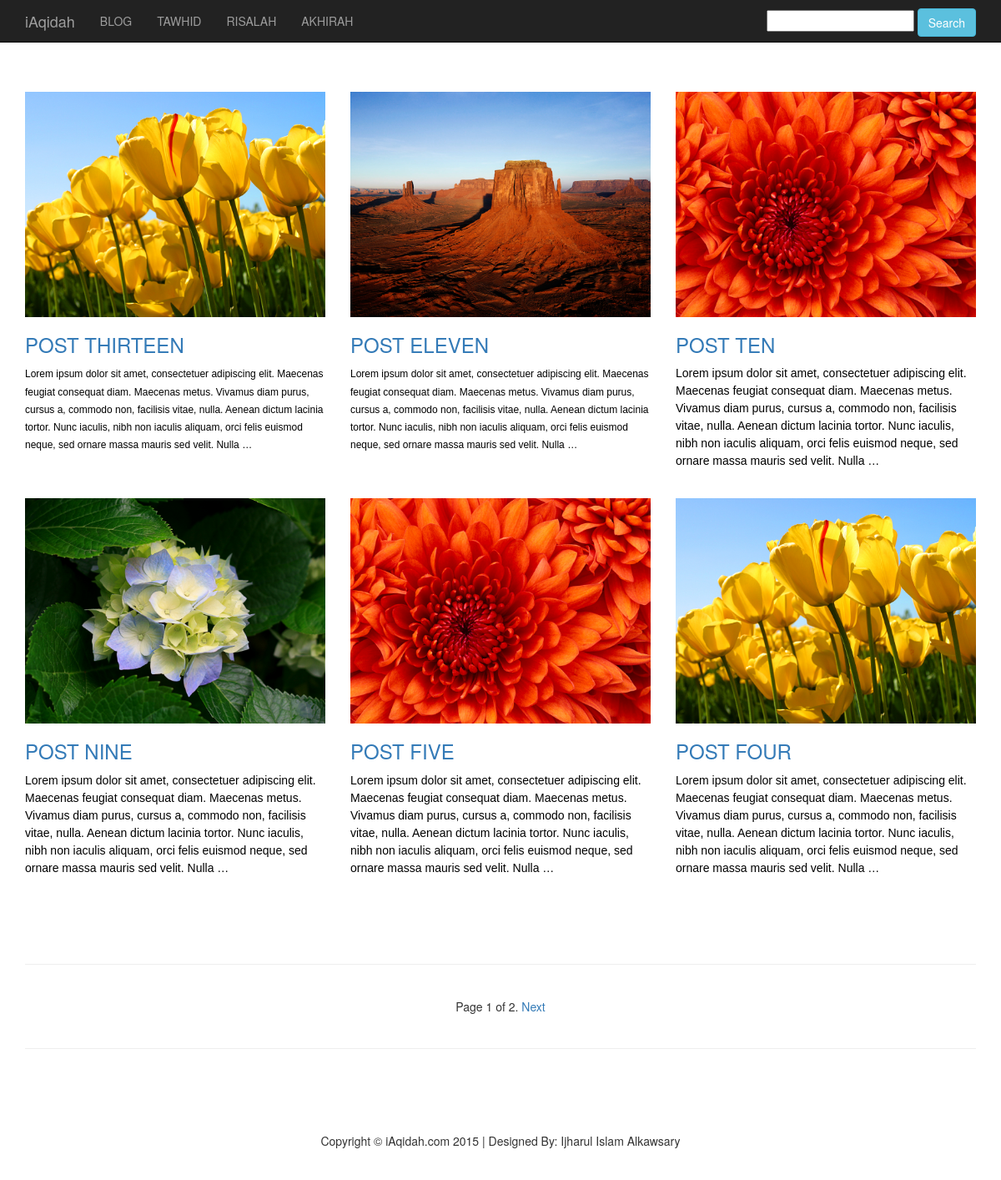
Page /blog on the committed database.
### blog/models.py (models this page shows, shortened)
class Category(models.Model):
    title = models.CharField(max_length=100, db_index=True)
    slug = models.SlugField(max_length=100, db_index=True)
    @permalink
    def get_absolute_url(self):
        return ('view_blog_category', None, { 'slug': self.slug })

class Blog(models.Model):
    title = models.CharField(max_length=100, unique=True)
    slug = models.SlugField(max_length=100, unique=True)
    authors = models.ManyToManyField(Author, blank=True, related_name='blog_set')
    author_name = models.CharField(max_length=256, blank=True, default='')
    tags = TaggableManager()
    body = RichTextField()
    created = models.DateTimeField(db_index=True, auto_now_add=True)
    category = models.ForeignKey('blog.Category')
    photo = models.ImageField (upload_to = 'media/', blank = True, null = True)
    @permalink
    def get_absolute_url(self):
        return ('view_blog_post', None, { 'slug': self.slug })

### blog/views.py (the view)
def index(request):
    post = Blog.objects.all().order_by ('-created')
    entries_per_page = getattr(settings, 'BLOG_NUMBER_OF_ENTRIES_PER_PAGE')
    paginator = Paginator(post, entries_per_page)
    try:
        page_number = int(request.GET.get("page", '1'))
    except ValueError:
        page_number = 1
    try:
        page = paginator.page(page_number)
        posts = page.object_list
    except (InvalidPage, EmptyPage):
        page= paginator.page(paginator.num_pages)
        posts = page.object_list
    return render_to_response('index.html', {
        'categories': Category.objects.all() [:4],
        'posts':posts,
        'page': page,
    })

### blog/templates/index.html (shortened to what this page needs)
{% extends 'base.html' %}
{% load staticfiles %}
{% block content %}
    <div class="container">
        <br>
        <br>
        <div class="row">
            {% if posts %}
            {% for post in posts %}
            <div class="col-md-4 portfolio-item" >
                {% if post.photo %}
                <a href="/media/{{post.photo}}">
                    <img class="img-responsive" src= "/media/{{post.photo}}"  alt="">
                </a>
                {% endif %}
                <h3>
                    <a href="{{post.get_absolute_url}}">{{post.title|upper}}</a>
                </h3>
                <p>{{post.body|safe|truncatewords:50}}</p>
            </div>
            {% endfor%}
            {% else %}
            <p> there are no post </p>
            {% endif%}
        </div>
        <hr style = "margin-top:70px;">
        <div class="row text-center">
            <div class="col-lg-12">
            <div class="pagination">
    <span class="step-links">
        <span class="current">
            Page {{ page.number }} of {{ page.paginator.num_pages }}.
        </span>
        {% if page.has_next %}
            <a href="?page={{ page.next_page_number }}">Next</a>
        {% endif %}
    </span>
</div>
            </div>
        </div>
        <hr>
{% endblock %}

### blog/templates/base.html (shortened to what this page needs)
{% load staticfiles %}
<!DOCTYPE html>
<html lang="en">
<head>
    <link href=" {% static "/static/css/bootstrap.min.css" %}" rel="stylesheet">
    <link href="{% static "/static/css/3-col-portfolio.css" %}" rel="stylesheet">
</head>
<body style = "padding-top:70px;">
    <nav class="navbar navbar-inverse navbar-fixed-top" role="navigation">
        <div class="container">
            <div class="navbar-header">
                <a class="navbar-brand" href="http://localhost:8000/">iAqidah</a>
            </div>
            <div class="collapse navbar-collapse" id="bs-example-navbar-collapse-1">
                <ul class = "nav navbar-nav">
                    <li>
                        <a href = "http://localhost:8000/blog" >BLOG </a>
                    </li>
                </ul>
                {% if categories %}
                    {% for category in  categories %}
                <ul class="nav navbar-nav">
                    <li>
                        <a href="{{category.get_absolute_url}}"> {{category.title|upper}}</a>
                    </li>
                </ul>
                {% endfor %}
                {% endif %}
                <ul class = "nav navbar-nav" style = "float:right; padding-top:10px;">
                        <li>
                            <form method="get" action="{% url 'watson:search' %}">
                                     <input name="q" value="{{request.GET.q}}">
                                    <input type="submit" class="btn btn-info" value="Search" size="3"/>
                            </form>
                        </li>
                </ul>
            </div>
        </div>
    </nav>
    {% block content %}
    {% endblock %}
        <footer>
            <div class="row" style = "margin-top: 100px;">
                <div class="col-lg-12">
                    <p style = "text-align:center;">Copyright &copy; iAqidah.com 2015 | Designed By: Ijharul Islam Alkawsary </p>
                </div>
            </div>
        </footer>
</body>
</html>

### blog/static/css/3-col-portfolio.css (style rules this page uses)
body { padding-top: 70px; }
.portfolio-item { margin-bottom: 25px; }
footer { margin: 50px 0; }

### rows in the picture
Category: title "TAWHID"
Category: title "RISALAH"
Category: title "AKHIRAH"
Blog: photo (picture), title "POST THIRTEEN", body "Lorem ipsum dolor sit amet, consectetuer adipiscing elit. Maecenas feugiat consequat diam. Maecenas metus. Vivamus diam purus, cursus a, commodo non, facilisis vitae, nulla. Aenean dictum lacinia tortor. Nunc iaculis, nibh non iaculis aliquam, orci felis euismod neque, sed ornare massa mauris sed velit. Nulla …"
Blog: photo (picture), title "POST ELEVEN", body "Lorem ipsum dolor sit amet, consectetuer adipiscing elit. Maecenas feugiat consequat diam. Maecenas metus. Vivamus diam purus, cursus a, commodo non, facilisis vitae, nulla. Aenean dictum lacinia tortor. Nunc iaculis, nibh non iaculis aliquam, orci felis euismod neque, sed ornare massa mauris sed velit. Nulla …"
Blog: photo (picture), title "POST TEN", body "Lorem ipsum dolor sit amet, consectetuer adipiscing elit. Maecenas feugiat consequat diam. Maecenas metus. Vivamus diam purus, cursus a, commodo non, facilisis vitae, nulla. Aenean dictum lacinia tortor. Nunc iaculis, nibh non iaculis aliquam, orci felis euismod neque, sed ornare massa mauris sed velit. Nulla …"
Blog: photo (picture), title "POST NINE", body "Lorem ipsum dolor sit amet, consectetuer adipiscing elit. Maecenas feugiat consequat diam. Maecenas metus. Vivamus diam purus, cursus a, commodo non, facilisis vitae, nulla. Aenean dictum lacinia tortor. Nunc iaculis, nibh non iaculis aliquam, orci felis euismod neque, sed ornare massa mauris sed velit. Nulla …"
Blog: photo (picture), title "POST FIVE", body "Lorem ipsum dolor sit amet, consectetuer adipiscing elit. Maecenas feugiat consequat diam. Maecenas metus. Vivamus diam purus, cursus a, commodo non, facilisis vitae, nulla. Aenean dictum lacinia tortor. Nunc iaculis, nibh non iaculis aliquam, orci felis euismod neque, sed ornare massa mauris sed velit. Nulla …"
Blog: photo (picture), title "POST FOUR", body "Lorem ipsum dolor sit amet, consectetuer adipiscing elit. Maecenas feugiat consequat diam. Maecenas metus. Vivamus diam purus, cursus a, commodo non, facilisis vitae, nulla. Aenean dictum lacinia tortor. Nunc iaculis, nibh non iaculis aliquam, orci felis euismod neque, sed ornare massa mauris sed velit. Nulla …"

### other values in the picture
{{ page.number }} "1"
{{ page.paginator.num_pages }} "2"
